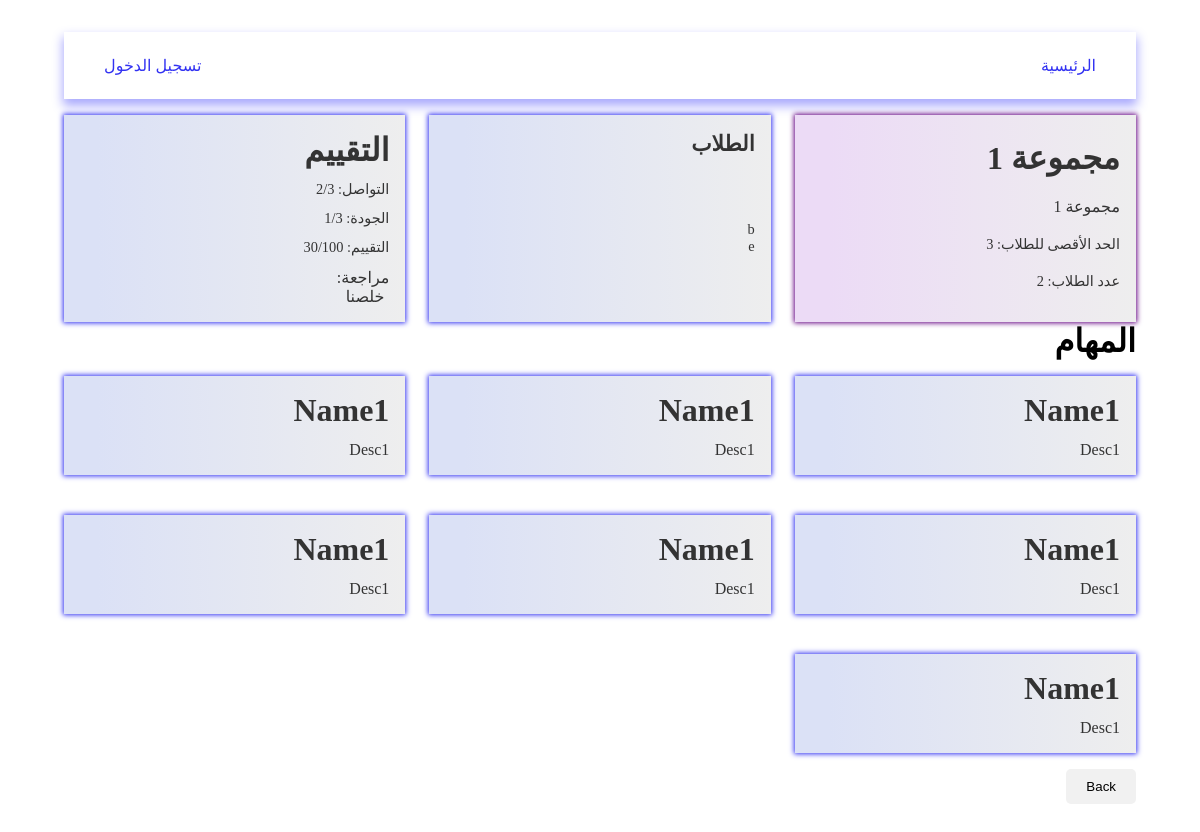
The app's page /pages/viewGroupDetails.php?id=1, older data.
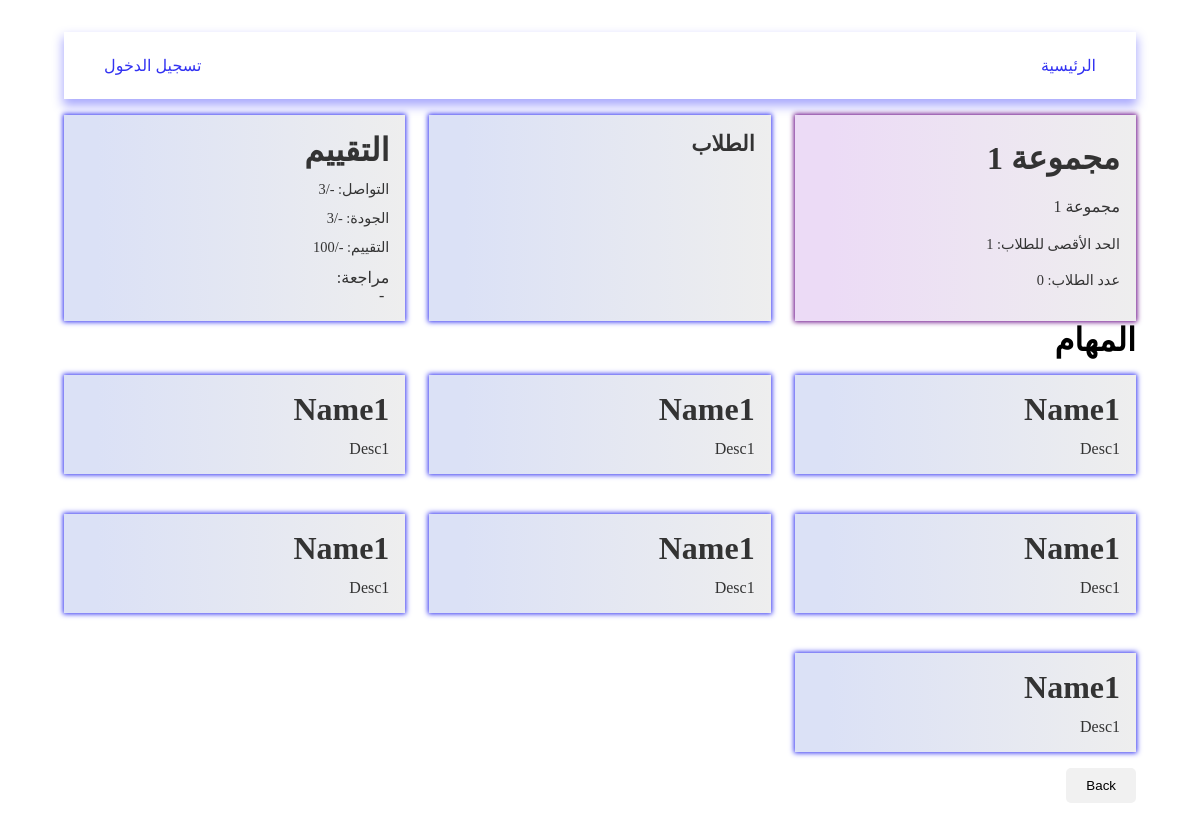
The same page, newer data.
### tables this page shows
CREATE TABLE groups (
    id INTEGER PRIMARY KEY, 
    title TEXT, 
    description TEXT, 
    "limit" INTEGER, 
    members INTEGER, 
    class_id INTEGER,
    interaction INTEGER,
    quality INTEGER,
    grading INTEGER,
    feedback TEXT
);

CREATE TABLE users (
    id INTEGER PRIMARY KEY, 
    name TEXT, 
    email TEXT UNIQUE, 
    password TEXT, 
    role TEXT
);

### data/db.php (called while the page is built, shortened)
<?php
$db = new SQLite3('../data/database.db');
$db->exec('CREATE TABLE IF NOT EXISTS users (
    id INTEGER PRIMARY KEY,
    name TEXT,
    email TEXT UNIQUE,
    password TEXT,
    role TEXT
)');
$db->exec('CREATE TABLE IF NOT EXISTS classes (
    id INTEGER PRIMARY KEY,
    title TEXT,
    description TEXT,
    "limit" INTEGER,
    teacher_id INTEGER
)');
$db->exec('CREATE TABLE IF NOT EXISTS groups (
    id INTEGER PRIMARY KEY,
    title TEXT,
    description TEXT,
    "limit" INTEGER,
    members INTEGER,
    class_id INTEGER,
    interaction INTEGER,
    quality INTEGER,
    grading INTEGER,
    feedback TEXT
)');
$db->exec('CREATE TABLE IF NOT EXISTS group_students (
    group_id INTEGER,
    student_id INTEGER
)');
$db->exec('CREATE TABLE IF NOT EXISTS class_students (
    class_id INTEGER,
    student_id INTEGER
)');
function getGroup($id)
{
    global $db;
    $stmt = $db->prepare('SELECT * FROM groups WHERE id = :id');
    $stmt->bindValue(':id', $id, SQLITE3_INTEGER);
    $result = $stmt->execute();
    if ($result) {
        return $result->fetchArray(SQLITE3_ASSOC);
    }
    return null;
}
function getStudent($id)
{
    global $db;
    $stmt = $db->prepare('SELECT * FROM users WHERE id = :id AND role = "student"');
    $stmt->bindValue(':id', $id, SQLITE3_INTEGER);
    $result = $stmt->execute();
    if ($result) {
        return $result->fetchArray(SQLITE3_ASSOC);
    }
    return null;
}
function getGroupStudentsByGroupId($group_id)
{
    global $db;
    $stmt = $db->prepare('SELECT * FROM group_students WHERE group_id = :group_id');
    $stmt->bindValue(':group_id', $group_id, SQLITE3_INTEGER);
    $result = $stmt->execute();
    $students = [];
    while ($row = $result->fetchArray(SQLITE3_ASSOC)) {
        $students[] = getStudent($row['student_id']);
    }
    return $students;
}
function getStudentsByClassId($class_id)
{
    global $db;
    $stmt = $db->prepare('SELECT * FROM classes WHERE id = :id');
    $stmt->bindValue(':id', $class_id, SQLITE3_INTEGER);
    $result = $stmt->execute();
    $class = $result->fetchArray(SQLITE3_ASSOC);
    $stmt = $db->prepare('SELECT * FROM groups WHERE class_id = :class
    ');
    $stmt->bindValue(':class', $class_id, SQLITE3_INTEGER);
    $result = $stmt->execute();
    $groups = [];
    while ($row = $result->fetchArray(SQLITE3_ASSOC)) {
        $groups[] = $row;
    }
    $students = [];
    foreach ($groups as $group) {
        $students = array_merge($students, getGroupStudentsByGroupId($group['id']));
    }
    return $students;
}
function getClassByGroupId($group_id)
{
    global $db;
    $group = getGroup($group_id);
    $stmt = $db->prepare('SELECT * FROM classes WHERE id = :id');
    $stmt->bindValue(':id', $group['class_id'], SQLITE3_INTEGER);
    $result = $stmt->execute();
    if ($result) {
        return $result->fetchArray(SQLITE3_ASSOC);
    }
    return null;
}

### pages/viewGroupDetails.php (the view, shortened to what this page needs)
<?php
include '../data/db.php';
$group = $_GET['id'];
$group = getGroup($group);
$members = getGroupStudentsByGroupId($group['id']);
$class = getClassByGroupId($group['id']);
$students = getStudentsByClassId($class['id']);
$missions = [
    [
        "name" => 'Name1',
        "description" => 'Desc1'
    ],
    [
        "name" => 'Name1',
        "description" => 'Desc1'
    ],
    [
        "name" => 'Name1',
        "description" => 'Desc1'
    ],
    [
        "name" => 'Name1',
        "description" => 'Desc1'
    ],
    [
        "name" => 'Name1',
        "description" => 'Desc1'
    ],
    [
        "name" => 'Name1',
        "description" => 'Desc1'
    ],
    [
        "name" => 'Name1',
        "description" => 'Desc1'
    ]
];
?>
<!DOCTYPE html>
<html lang="ar" dir="rtl">
<head>
    <link rel="stylesheet" href="../styles/viewGroup.css">
</head>
<body>
    <?php include "../components/navbar.php" ?>
    <main class="container">
        <div class="group first">
            <h1 class="title">
                <?php echo $group['title']; ?>
            </h1>
            <p class="desc">
                <?php echo $group['description']; ?>
            </p>
            <p class="limit">
                الحد الأقصى للطلاب:
                <?php echo $group['limit']; ?>
            </p>
            <p class="members">
                عدد الطلاب:
                <?php echo count($members); ?>
            </p>
        </div>
        <div class="members group">
            <h2>الطلاب</h2>
            <ul>
                <?php foreach ($members as $member) : ?>
                    <li>
                        <?php echo $member['name']; ?>
                    </li>
                <?php endforeach; ?>
            </ul>
        </div>
        <div class="group">
            <h1 class="title">
                التقييم
            </h1>
            <p class="limit">
                التواصل: <?php echo $group['interaction'] ?? '-'; ?>/3
            </p>
            <p class="limit">
                الجودة: <?php echo $group['quality'] ?? '-'; ?>/3
            </p>
            <p class="limit">
                التقييم: <?php echo $group['grading'] ?? '-'; ?>/100
            </p>
            <p class="desc">
                مراجعة:<br>&ThickSpace;<?php echo $group['feedback'] ?? '-'; ?>
            </p>
        </div>
    </main>
    <h1>المهام</h1>
    <main class="container">
        <?php foreach ($missions as $mission) : ?>
            <div class="group">
                <h1 class="title">
                    <?php echo $mission['name']; ?>
                </h1>
                <p><?php echo $mission['description']; ?></p>
            </div>
        <?php endforeach; ?>
    </main>
    <button onclick="window.location.href = '../pages/viewGroups.php?id=<?php echo $class['id']; ?>'" class="back">Back</button>
</body>
</html>

### components/navbar.php
<?php
$loggedIn = isset($_SESSION['user']);
?>
<head>
  <link rel="stylesheet" href="../styles/navbar.css">
</head>
<header>
  <?php if ($loggedIn) { ?>
    <div class="user">
      <a href="../pages/profile.php">
        <img src="../images/purple2.png" alt="user image" />
      </a>
      <div class="info">
        <h2 class="username"><?php echo $_SESSION['user']['name']; ?></h2>
        <p class="role"><?php echo $_SESSION['user']['role'] == "teacher" ? "معلم" : "طالب"; ?></p>
      </div>
    </div>
    <nav>
      <a href="../index.php">الرئيسية</a>
      <a href="../pages/viewClasses.php">الفصول</a>
      <a href="../pages/Setting.php">الإعدادات</a>
      <?php if ($_SESSION['user']['role'] == 'teacher') { ?>
        <a href="../pages/CreateClass.php">إنشاء فصل</a>
      <?php } ?>
    </nav>
  <?php } else { ?>
    <nav class="login">
      <div>
        <a href="../index.php">الرئيسية</a>
      </div>
      <div>
        <a href="../pages/SignIn.php">تسجيل الدخول</a>
      </div>
    </nav>
  <?php } ?>
</header>

### styles/viewGroup.css (style rules this page uses)
* { padding: 0; margin: 0; box-sizing: border-box; text-decoration: none; list-style: none; }
body { padding: 2rem 4rem; }
.container { display: grid; grid-template-columns: repeat(auto-fill, minmax(300px, 1fr)); gap: 1.5rem; }
.group { display: grid; gap: 0.75rem; background-image: linear-gradient(to right, #dbe1f6 10%, #eee); padding: 1.5rem 1rem; box-shadow: 0 0 5px 1px rgb(50, 50, 242); color: #333; cursor: pointer; }
.group.first { display: grid; gap: 0.75rem; background-image: linear-gradient(to right, #ecdbf6 10%, #eee); padding: 1.5rem 1rem; box-shadow: 0 0 5px 1px rgb(100, 0, 131); color: #333; cursor: pointer; }
.desc { font-size: 1rem; }
.limit { font-size: 0.9rem; }
.members { font-size: 0.9rem; }
.group { margin-top: 1rem; padding: 1rem; transition: 0.3s; }
.back { background-color: #f1f1f1; color: black; padding: 10px 20px; border: none; border-radius: 5px; cursor: pointer; margin-top: 1rem; }

### styles/navbar.css (style rules this page uses)
* { padding: 0; margin: 0; box-sizing: border-box; text-decoration: none; list-style: none; }
header { display: flex; justify-content: space-between; align-items: center; box-shadow: 0 6px 10px 1px rgb(170, 170, 253); padding: 1rem 2rem; gap: 1rem; }
header nav { display: flex; gap: 0.5rem; align-items: center; text-align: center; }
header nav.login { flex: 1; justify-content: space-between; }
header nav div { display: flex; gap: 0.5rem; }
header nav a { color: rgb(50, 50, 242); padding: 0.5rem; transition-duration: 200ms; }

Row changes from the older to the newer data that the page shows:
no longer on this page (row edited): users: name "b"
removed users: name "e"
changed groups "مجموعة 1": limit "3" → "1"; interaction "2" → "-"; quality "1" → "-"; grading "30" → "-"; feedback "خلصنا" → "-"
Text that changed along with them:
count($members): "2" → "0"
